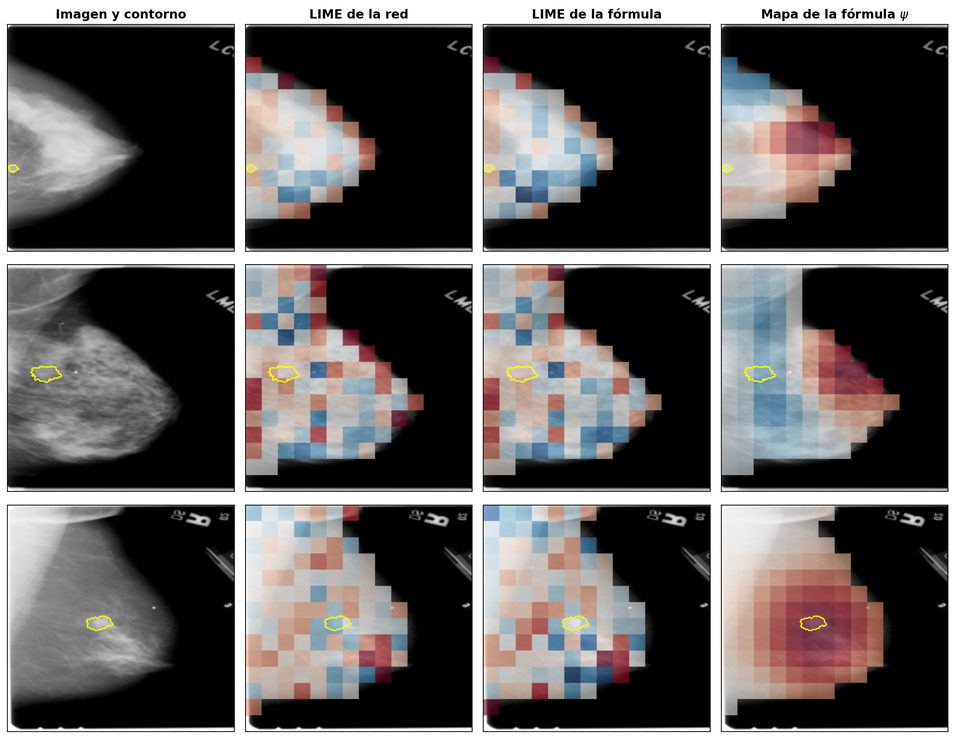
#> input picture Figuras/34_explicadores_imagen_ejemplos.png, 955 x 739 px, shrunk from 2579 x 1997 before the run
$ python -i weak_segmentation.py   (imports and definitions only)
#> lines starting #> are read from the running program, lines starting #| are printed output that depends on the picture; after the words box and inside, x2 and y2 are one past the last pixel; in counts of white or black regions, pixels touching at a corner belong together
"""
weak_segmentation.py: Módulo de segmentación débilmente supervisada (WSSS)
a partir de mapas de atribución continua (Grad-CAM y S-PCA).

Permite derivar máscaras binarias del contorno tumoral sin requerir
anotaciones a nivel de píxel durante el entrenamiento, evaluando
múltiples estrategias de umbralización y refinamiento morfológico.
"""
import numpy as np
import scipy.ndimage as ndi


# [53 lines left out: functions compute_otsu_threshold, compute_energy_quantile_threshold, not called in this run]


def segment_fixed_threshold(heatmap: np.ndarray, tau: float = 0.5) -> np.ndarray:
    """Binarización por umbral fijo."""
    return (heatmap >= tau).astype(np.float32)


# [105 lines left out: functions segment_otsu, segment_energy_quantile, segment_morphology_refined, compute_centroid, compute_segmentation_metrics, not called in this run]


def extract_breast_tissue_mask(img_disp: np.ndarray, min_threshold: float = 0.06) -> np.ndarray:
    """Extrae la silueta anatómica sólida del parénquima mamario, eliminando el fondo de aire.

    1. Binariza por encima del umbral de aire (I > min_threshold).
    2. Aplica cierre morfológico y relleno de huecos para consolidar el tejido.
    3. Conserva únicamente la componente conexa más grande (la mama), descartando chasis o etiquetas.
    """
    raw_tissue = (img_disp > min_threshold).astype(bool)
    struct = np.ones((7, 7), dtype=bool)
    closed = ndi.binary_closing(raw_tissue, structure=struct)
    filled = ndi.binary_fill_holes(closed)

    labeled, n = ndi.label(filled)
    if n > 0:
        sizes = [np.sum(labeled == l) for l in range(1, n + 1)]
        largest_label = np.argmax(sizes) + 1
        tissue_mask = (labeled == largest_label).astype(np.float32)
    else:
        tissue_mask = np.ones_like(img_disp, dtype=np.float32)

    return tissue_mask


# [46 lines left out: function segment_wsss_focal_core, not called in this run]

>>> import cv2
>>> picture = cv2.imread('../../Figuras/34_explicadores_imagen_ejemplos.png', cv2.IMREAD_GRAYSCALE)
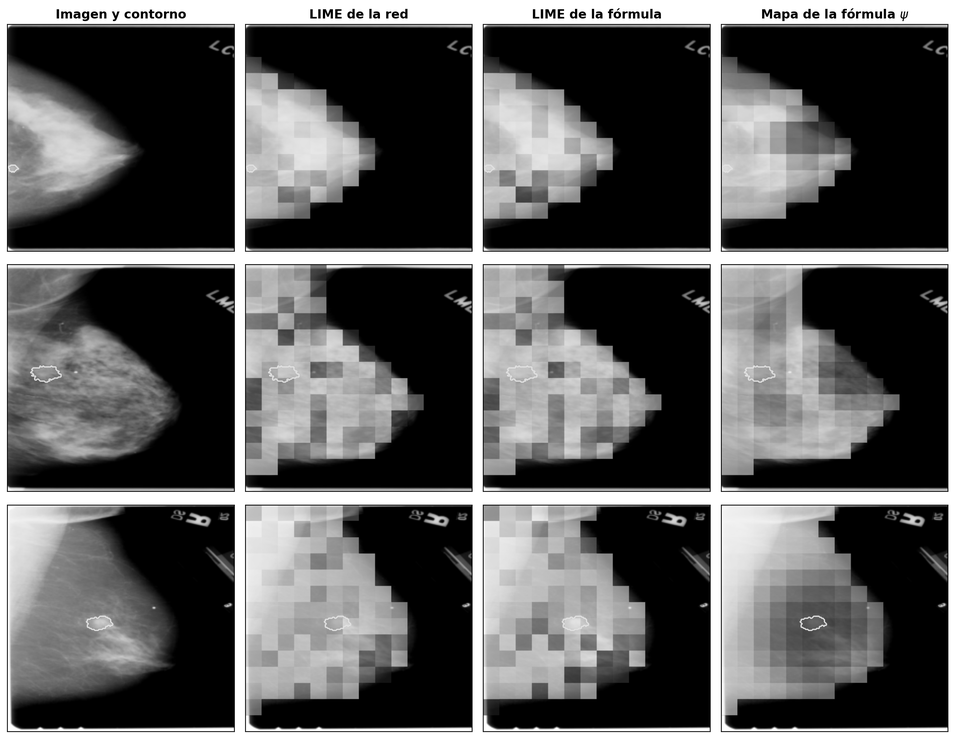
#> picture: shape (739, 955); min 0, max 255, mean 91.3
>>> result = extract_breast_tissue_mask(picture)
#> in extract_breast_tissue_mask, `raw_tissue = (img_disp > min_threshold).astype(bool)`:
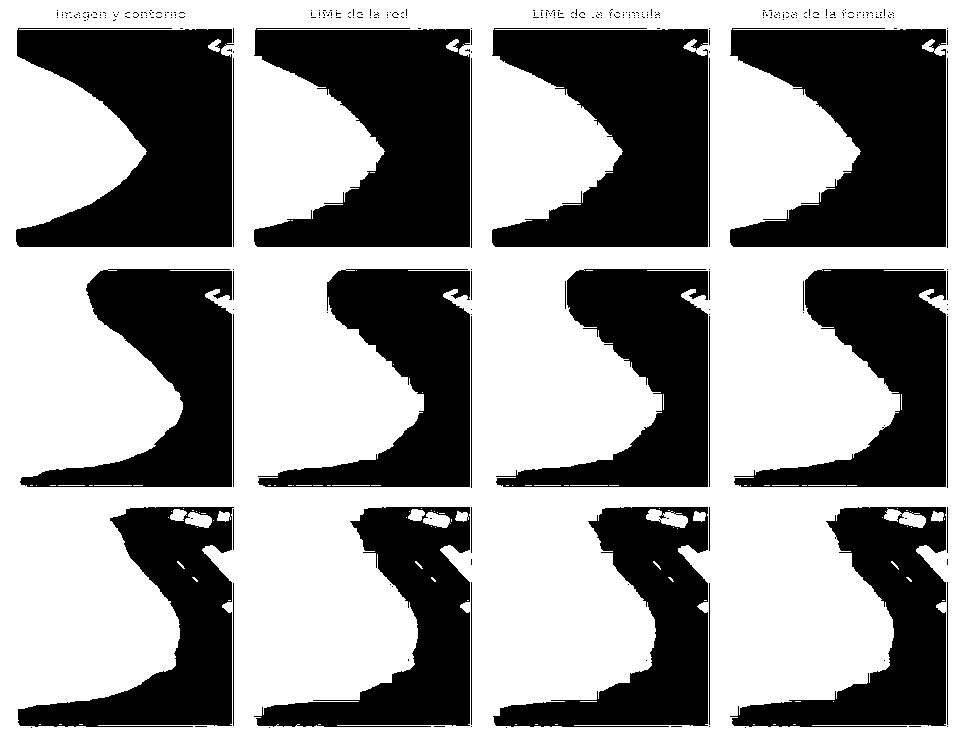
#> raw_tissue: shape (739, 955) bool; 57.6% white; 323 black regions (289 under 20 px), largest, box (x1, y1, x2, y2) and area: (16, 28, 234, 247) 32499, (492, 28, 708, 247) 32329, (730, 28, 946, 247) 32278
#> in extract_breast_tissue_mask, `closed = ndi.binary_closing(raw_tissue, structure=struct)`:
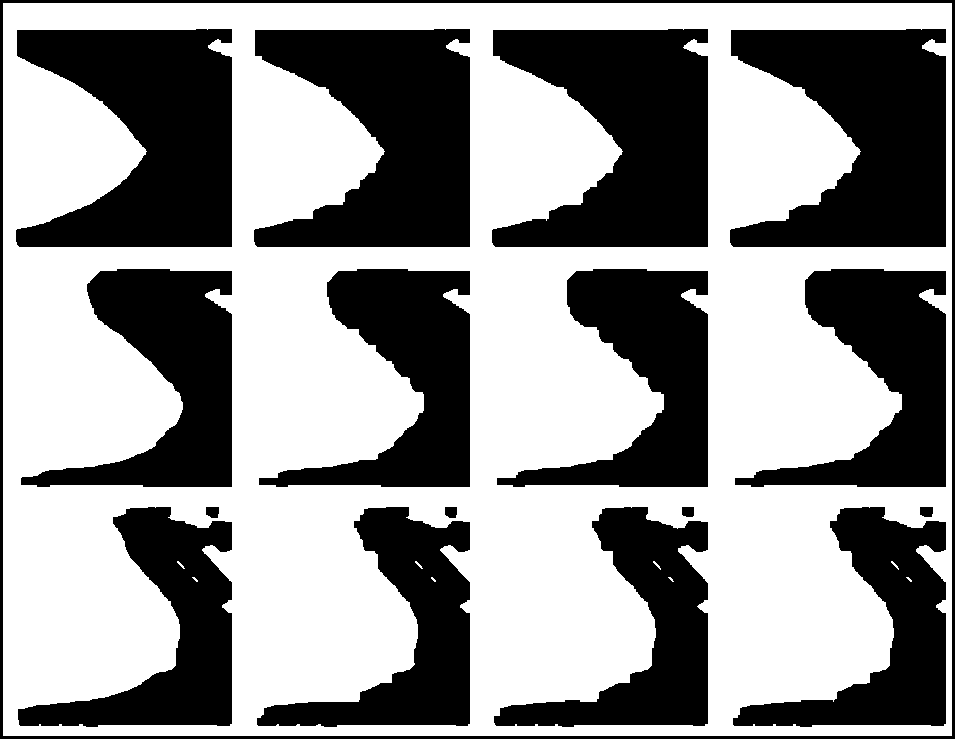
#> closed: shape (739, 955) bool; 57.2% white; 17 black regions, largest, box (x1, y1, x2, y2) and area: (16, 29, 232, 247) 32282, (492, 29, 708, 247) 32026, (254, 29, 470, 247) 31965
#> in extract_breast_tissue_mask, `filled = ndi.binary_fill_holes(closed)`:
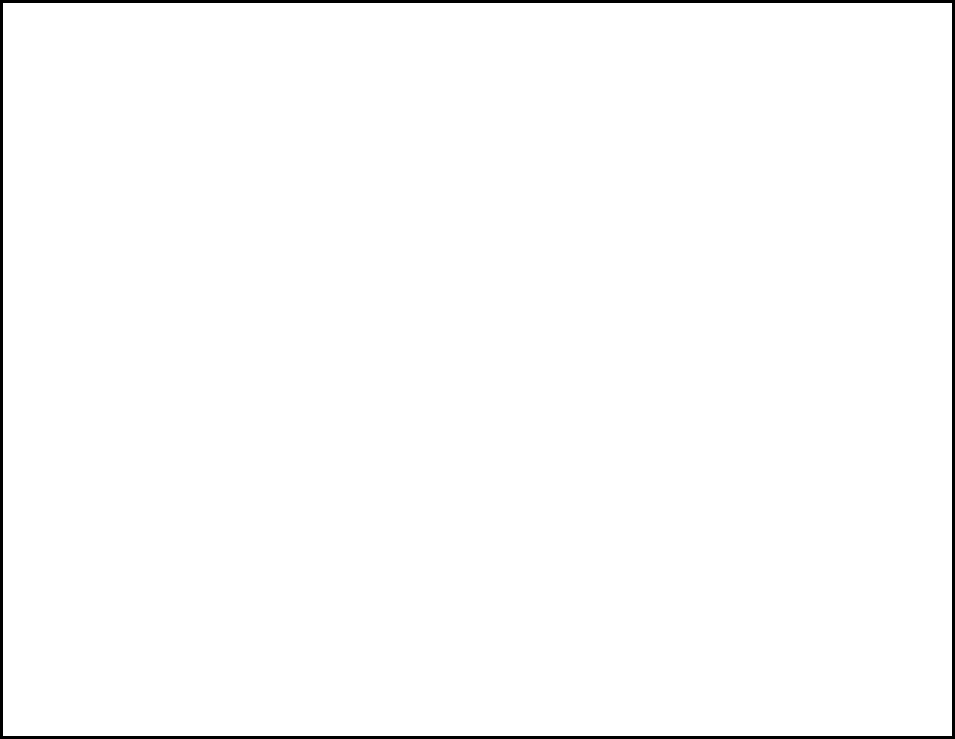
#> filled: shape (739, 955) bool; 98.6% white; 1 black region, box (x1, y1, x2, y2) and area: (0, 0, 955, 739) 10128
#> in extract_breast_tissue_mask, `labeled, n = ndi.label(filled)`: n = 1
#> in extract_breast_tissue_mask, `sizes = [np.sum(labeled == l) for l in range(1, n + 1)]`: sizes = [695617]
#> in extract_breast_tissue_mask, `largest_label = np.argmax(sizes) + 1`: largest_label = 1
